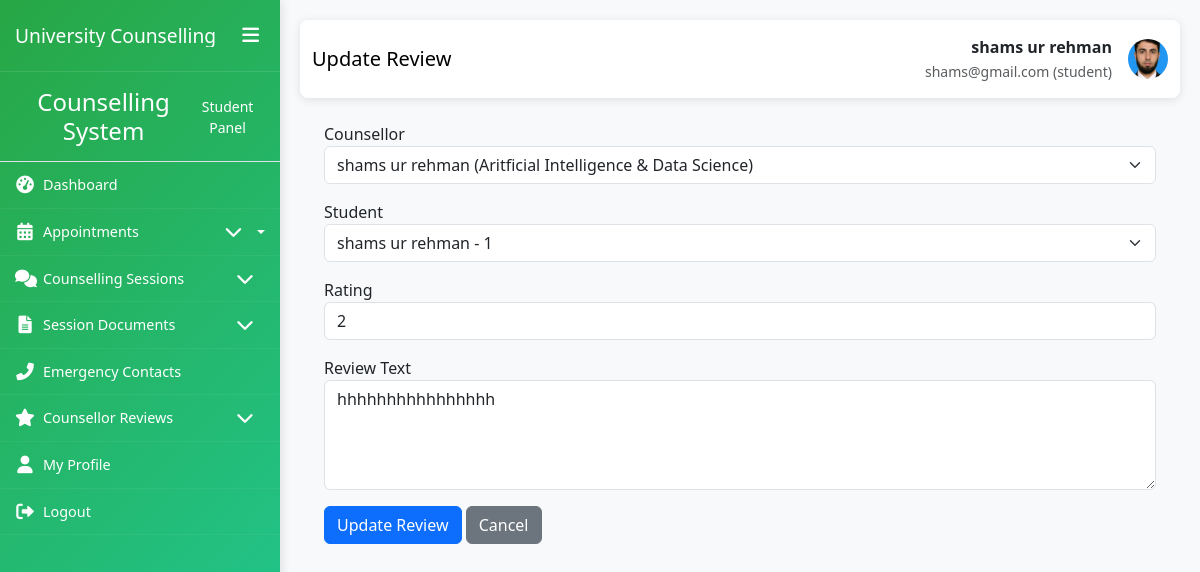
The page /student_review_update/update/2/ (signed in) on the database its author committed.
### My_App/models.py (models this page shows, shortened)
class CustomUser(AbstractUser):
    ROLE_CHOICES = (
        ('student', 'Student'),
        ('counsellor', 'Counsellor'),
        ('admin', 'Administrator'),
    )
    role = models.CharField(max_length=20, choices=ROLE_CHOICES, default='student')
    phone_number = models.CharField(max_length=15, blank=True, null=True)
    date_of_birth = models.DateField(blank=True, null=True)
    profile_picture = models.ImageField(upload_to='profile_pics/', blank=True, null=True)
    created_at = models.DateTimeField(auto_now_add=True)
    updated_at = models.DateTimeField(auto_now=True)
    class Meta:
        permissions = [
            ("can_access_admin_panel", "Can access admin panel"),
            ("can_manage_users", "Can manage users"),
            ("can_manage_appointments", "Can manage appointments"),
            ("can_view_reports", "Can view reports"),
            ("can_manage_counsellors", "Can manage counsellors"),
        ]

class CounsellorReview(models.Model):
    counsellor = models.ForeignKey(Counsellor, on_delete=models.CASCADE, related_name='reviews')
    student = models.ForeignKey(Student, on_delete=models.CASCADE)
    rating = models.IntegerField(validators=[MinValueValidator(1), MaxValueValidator(5)])
    review_text = models.TextField()
    created_at = models.DateTimeField(auto_now_add=True)
    is_approved = models.BooleanField(default=False)
    class Meta:
        unique_together = ['counsellor', 'student']
        permissions = [
            ("can_write_review", "Can write review"),
            ("can_moderate_reviews", "Can moderate reviews"),
        ]

class Counsellor(models.Model):
    user = models.OneToOneField(CustomUser, on_delete=models.CASCADE, primary_key=True)
    specialization = models.CharField(max_length=100)
    license_number = models.CharField(max_length=50, unique=True)
    experience_years = models.IntegerField(default=0)
    qualifications = models.TextField()
    bio = models.TextField(blank=True, null=True)
    AREA_OF_EXPERTISE_CHOICES = (
        ('academic', 'Academic Counselling'),
        ('career', 'Career Counselling'),
        ('personal', 'Personal Counselling'),
        ('mental_health', 'Mental Health'),
        ('crisis', 'Crisis Intervention'),
    )
    area_of_expertise = models.CharField(max_length=50, choices=AREA_OF_EXPERTISE_CHOICES)
    is_available = models.BooleanField(default=True)
    max_students = models.IntegerField(default=20)
    class Meta:
        permissions = [
            ("can_view_student_records", "Can view student records"),
            ("can_manage_schedule", "Can manage schedule"),
            ("can_write_session_notes", "Can write session notes"),
            ("can_view_all_appointments", "Can view all appointments"),
            ("can_manage_own_availability", "Can manage own availability"),
        ]

class Student(models.Model):
    user = models.OneToOneField(CustomUser, on_delete=models.CASCADE, primary_key=True)
    student_id = models.CharField(max_length=20, unique=True)
    enrollment_date = models.DateField()
    FACULTY_CHOICES = (
        ('engineering', 'Engineering'),
        ('science', 'Science'),
        ('arts', 'Arts'),
        ('business', 'Business'),
        ('medicine', 'Medicine'),
        ('law', 'Law'),
    )
    faculty = models.CharField(max_length=50, choices=FACULTY_CHOICES)
    department = models.CharField(max_length=100)
    academic_year = models.IntegerField(
        validators=[MinValueValidator(1), MaxValueValidator(6)]
    )
    emergency_contact_name = models.CharField(max_length=100)
    emergency_contact_phone = models.CharField(max_length=15)
    address = models.TextField(blank=True, null=True)
    class Meta:
        permissions = [
            ("can_view_own_appointments", "Can view own appointments"),
            ("can_book_appointment", "Can book appointment"),
            ("can_view_own_records", "Can view own records"),
            ("can_cancel_appointment", "Can cancel appointment"),
        ]

### My_App/views.py (the view, shortened to what this page needs)
# urls.py: path("student_review_update/update/<int:pk>/", views.student_review_update, name="student_review_update"),
def student_review_update(request, pk):
    review = get_object_or_404(CounsellorReview, pk=pk)
    counsellors = Counsellor.objects.select_related("user").all()
    students = Student.objects.select_related("user").all()
    return render(request, "My_Student/reviews/review_update.html", {
        "review": review,
        "counsellors": counsellors,
        "students": students,
    })

### templates/My_Student/reviews/review_update.html (shortened to what this page needs)
{% extends 'My_Student/base1.html' %}
{% block page_title %}Update Review{% endblock %}
{% block content %}
<div class="container mt-4">
    <form method="post">
        <div class="mb-3">
            <label>Counsellor</label>
            <select name="counsellor" class="form-select" required>
                {% for c in counsellors %}
                    <option value="{{ c.pk }}" {% if review.counsellor.pk == c.pk %}selected{% endif %}>
                        {{ c.user.get_full_name }} ({{ c.specialization }})
                    </option>
                {% endfor %}
            </select>
        </div>
        <div class="mb-3">
            <label>Student</label>
            <select name="student" class="form-select" required>
                {% for s in students %}
                    <option value="{{ s.pk }}" {% if review.student.pk == s.pk %}selected{% endif %}>
                        {{ s.user.get_full_name }} - {{ s.student_id }}
                    </option>
                {% endfor %}
            </select>
        </div>
        <div class="mb-3">
            <label>Rating</label>
            <input type="number" name="rating" class="form-control" min="1" max="5" value="{{ review.rating }}" required>
        </div>
        <div class="mb-3">
            <label>Review Text</label>
            <textarea name="review_text" class="form-control" rows="4" required>{{ review.review_text }}</textarea>
        </div>
        <button type="submit" class="btn btn-primary">Update Review</button>
        <a href="{% url 'student_review_list' %}" class="btn btn-secondary">Cancel</a>
    </form>
</div>
{% endblock %}

### templates/My_Student/base1.html (shortened to what this page needs)
<!DOCTYPE html>
<html lang="en">
<head>
    <link href="https://cdn.jsdelivr.net/npm/bootstrap@5.3.0/dist/css/bootstrap.min.css" rel="stylesheet">
    <link href="https://cdnjs.cloudflare.com/ajax/libs/font-awesome/6.0.0/css/all.min.css" rel="stylesheet">
    <link href="https://cdn.jsdelivr.net/npm/sweetalert2@11/dist/sweetalert2.min.css" rel="stylesheet">
</head>
<body>
    <div class="container-fluid p-0">
        <div class="row g-0">
            <div class="sidebar" id="sidebar">
                <div class="sidebar-header">
                    <h3>University Counselling</h3>
                    <button class="sidebar-toggle d-none d-lg-block" id="sidebarToggle">
                        <i class="fas fa-bars"></i>
                    </button>
                </div>
                <div class="sidebar-content">
                    {% include 'My_Student/sidebar.html' %}
                </div>
            </div>
            <div class="main-content" id="mainContent">
                <nav class="navbar navbar-expand-lg navbar-custom">
                    <div class="container-fluid">
                        <span class="navbar-brand">{% block page_title %}Dashboard{% endblock %}</span>
                        <div class="d-flex align-items-center">
                            <div class="me-3 text-end d-none d-md-block">
                                <div class="fw-bold">{{ user.get_full_name|default:user.username }}</div>
                                <small class="text-muted">{{ user.email }} (student)</small>
                            </div>
                            {% if user.profile_picture %}
                            <img src="{{ user.profile_picture.url }}" alt="Profile" class="user-profile-img">
                            {% else %}
                            <div class="user-profile-img bg-secondary d-flex align-items-center justify-content-center text-white">
                                <i class="fas fa-user"></i>
                            </div>
                            {% endif %}
                        </div>
                    </div>
                </nav>
                <div class="container-fluid">
                    {% block content %}{% endblock %}
                </div>
            </div>
        </div>
    </div>
</body>
</html>

### templates/My_Student/base1.html (style rules this page uses)
:root { --sidebar-width: 280px; --sidebar-collapsed-width: 70px; --sidebar-bg: linear-gradient(135deg, #28a745 0%, #20c997 100%); --content-padding: 20px; --transition-speed: 0.3s; }
body { overflow-x: hidden; font-family: 'Segoe UI', Tahoma, Geneva, Verdana, sans-serif; background-color: #f8f9fa; }
.sidebar { background: var(--sidebar-bg); color: white; min-height: 100vh; position: fixed; width: var(--sidebar-width); transition: all var(--transition-speed) ease; z-index: 1000; box-shadow: 2px 0 10px rgba(0,0,0,0.1); overflow-y: auto; }
.sidebar-header { padding: 20px 15px; border-bottom: 1px solid rgba(255,255,255,0.1); display: flex; align-items: center; justify-content: space-between; }
.sidebar-header h3 { font-size: 1.2rem; margin: 0; white-space: nowrap; overflow: hidden; }
.sidebar-toggle { background: none; border: none; color: white; font-size: 1.2rem; cursor: pointer; }
.main-content { margin-left: var(--sidebar-width); padding: var(--content-padding); transition: all var(--transition-speed) ease; min-height: 100vh; width: calc(100% - var(--sidebar-width)); }
.navbar-custom { background: white; box-shadow: 0 2px 10px rgba(0,0,0,0.1); padding: 15px 0; margin-bottom: 20px; border-radius: 8px; }
.user-profile-img { width: 40px; height: 40px; border-radius: 50%; object-fit: cover; }
.sidebar { background: var(--sidebar-bg); color: white; height: 100vh; position: fixed; top: 0; left: 0; width: var(--sidebar-width); transition: all var(--transition-speed) ease; z-index: 1000; box-shadow: 2px 0 10px rgba(0,0,0,0.1); overflow-y: auto; overflow-x: hidden; scrollbar-width: thin; scrollbar-color: rgba(255,255,255,0.4) transparent; }

### rows shown on the page
CustomUser: get_full_name "shams ur rehman", email "shams@gmail.com", profile_picture (picture)
CounsellorReview: counsellor "shams ur rehman (Aritficial Intelligence & Data Science)", student "shams ur rehman - 1", rating "2", review_text "hhhhhhhhhhhhhhhh"
